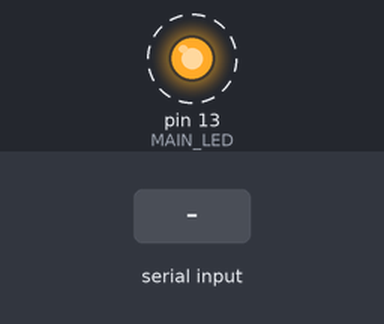
Bench run of a sketch on a simulated Arduino Uno, built with avr-gcc and run on an emulated ATmega328P. Parts: output pins drawn as LEDs (lit = HIGH). Wiring (inferred from the names in the program): DS1307 clock at I2C address 0x68. Dashed ring = blinking. The inputs (shaded band) are chosen by the test bench. The local clock reads 2024-03-15 10:24:30 at power-on unless the sketch sets it; what the sketch prints to the serial monitor is not drawn.

Above: at 2.2 s.
2.3 s: "String 0\n" received over Serial
Timing chart, 0 to 10.6 s (numbered marks = the images above; inputs shaded):
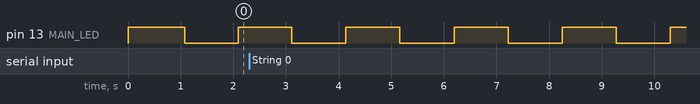

The sketch:

RTC6.ino
```cpp
// RTC control & report using serial monitor

#define CJ_ID "RTC_6b"
#define MONITOR Serial

#include <DS1307RTC.h>    // DS1307 library: returns time as a time_t
#include <Time.h>
#include <Wire.h>         // I2C (SDA/SCL) for RTC communications

time_t t,timeX,timeWhenSet,timeC;

//// RTC non-volatile storage (not covered by time library!)
const int RTC_I2C_ADDR = 0x68;          // RTC I2C bus address, for accessing NV RAM
const byte RAM_ADDR   = 8;              // RTC RAM registers start at address 8
const byte TRIPA_ADDR = RAM_ADDR;       // Trip,ODO,lat,long not used.
const byte TRIPB_ADDR = TRIPA_ADDR + 4; // not used - spacer only
const byte ODO_ADDR   = TRIPB_ADDR + 4; // not used - spacer only
const byte LAT_ADDR   = ODO_ADDR   + 4; // not used - spacer only
const byte LON_ADDR   = LAT_ADDR   + 4; // not used - spacer only
const byte DRIFT_ADDR = LON_ADDR   + 4; // drift characteristic for this RTC in ms/hour (long)
const byte SET_ADDR   = DRIFT_ADDR + 4; // time when RTC was last set to UTC (time_t:long)

long longX, longY;                      // for temporary values
long drift_factor, drift;               // factor in ms/hour, drift in seconds

prog_char menu_0[]  PROGMEM = "COMMAND MENU:";   // "String 0" etc are strings to store - change to suit.
prog_char menu_1[]  PROGMEM = "      R: Reset RTC time";
prog_char menu_2[]  PROGMEM = "      S: Set RTC time";
prog_char menu_3[]  PROGMEM = "      +: drift factor +1";
prog_char menu_4[]  PROGMEM = "      -: drift factor -1";
prog_char menu_5[]  PROGMEM = "      W: Write drift_factor to NVRAM";
prog_char menu_6[]  PROGMEM = "      N: Report values in NVRAM";

prog_char str_0[]  PROGMEM = "--------- --------- --------- --------- ---------";
prog_char str_1[]  PROGMEM = "n/a";
prog_char str_2[]  PROGMEM = "n/a";
prog_char str_3[]  PROGMEM = "n/a";
prog_char str_4[]  PROGMEM = "n/a";
prog_char str_5[]  PROGMEM = "Status: timeNotSet";
prog_char str_6[]  PROGMEM = "Status: timeNeedsSync";
prog_char str_7[]  PROGMEM = "n/a";
prog_char str_8[]  PROGMEM = "**** Setting the time to: ";
prog_char str_9[]  PROGMEM = "**** Adjusting drift_factor by ";

PROGMEM const char *menu_table[]={menu_0,menu_1,menu_2,menu_3,menu_4,menu_5,menu_6};
PROGMEM const char *str_table[] ={str_0,str_1,str_2,str_3,str_4,str_5,str_6,str_7,str_8,str_9};

char buffer[50];    // for the largest string plus NULL terminator

const int MAIN_LED = 13;

void setup(){
  MONITOR.begin(38400);
  pinMode(MAIN_LED, OUTPUT);
  digitalWrite(MAIN_LED,HIGH);
  printText(0,true);        // "--------- --------- --------- ---------"
  MONITOR.println(CJ_ID);
  setSyncProvider(RTC.get); // set RTC as master time source
  RTC_report_NVRAM();       // print values held in RTC NVRAM
  printText(0,true);        // "--------- --------- --------- ---------"
  printMenu(0,6);           // "COMMAND MENU ....
  printText(0,true);        // "--------- --------- --------- ---------"
  delay(1000);
  }

void loop() {
  digitalWrite(MAIN_LED,!digitalRead(MAIN_LED));
  processSerialCommands();
  timeX = now();                     // get Arduino time (based on RTC)
  if (timeStatus()==timeNotSet)    printText(5,true); // "Status: timeNotSet"
  if (timeStatus()==timeNeedsSync) printText(6,true); // "Status: timeNeedsSync"
  ReportTime(timeX,true,false);      // true,true = weekday/month as text, corrected time
  timeC = ComputeCorrectedTime(timeX);
  ReportTime(timeC,true,true);       // report corrected time
  delay(1000);
  printText(0,true);                 // "--------- --------- --------- ---------"
  }

// *******************************************************


void printMenu(int first, int last) {
  for (int i = first; i < last+1; i++) {
    strcpy_P(buffer, (char*)pgm_read_word(&(menu_table[i]))); // Necessary casts and dereferencing, just copy.
    MONITOR.println(buffer);}  }

void processSerialCommands() {
  if( MONITOR.available() > 0) {
    char readChar = MONITOR.read();
    switch(readChar){
      case 'R': RTC_ResetTime();    break;
      case 'S': RTC_SetTime();      break;
      case '+': RTC_AdjustDrift(1);  break; // add 1 to drift_factor
      case '-': RTC_AdjustDrift(-1); break; // subtract 1 sec from drift_factor
      case 'W':                             // write drift_factor to NVRAM
        drift_factor = -250;                // RTC drift factor (ms/hr)
        MONITOR.print("Write: "); MONITOR.println(drift_factor);
        RTC_WriteLong(DRIFT_ADDR, drift_factor);
        break;
      case 'N':RTC_report_NVRAM(); break;
      default:  MONITOR.println("**** unrecognised command");}
    }
  }

void printText(int index, boolean linewrap) {
    strcpy_P(buffer, (char*)pgm_read_word(&(str_table[index]))); // Necessary casts and dereferencing, just copy.
    if (linewrap) MONITOR.println(buffer); else MONITOR.print(buffer);
  }

void ReportTime(time_t t, boolean textreport, boolean reportCorrected){
  // textreport adds weekday and month as text
  if (reportCorrected) MONITOR.print("timeC: ");
  else                 MONITOR.print("timeX: ");
  MONITOR.print(timeX); MONITOR.print(" = ");
  if (textreport) {MONITOR.print(dayShortStr( weekday() ) ); MONITOR.print(" ");}
  printWithLeadingZero(hour(t)  ); MONITOR.print(":");
  printWithLeadingZero(minute(t)); MONITOR.print(":");
  printWithLeadingZero(second(t)); MONITOR.print(" ");
  printWithLeadingZero(day(t));
  if (textreport) {
    MONITOR.print(monthShortStr(month()));
    byte RTCshortyear = year(t) - 2000;
    MONITOR.print(RTCshortyear);}
  else {
    MONITOR.print("/");
    printWithLeadingZero(month(t));  MONITOR.print("/");
    printWithLeadingZero(year(t)); }
  if (reportCorrected) {MONITOR.print(" [+"); MONITOR.print(-drift); MONITOR.println(" secs]");}
  else MONITOR.println();
  }

time_t ComputeCorrectedTime(time_t t){
  // use 10^7 factor to avoid maths failure
  longY = (t - timeWhenSet)*(drift_factor*100/36); // (drift_factor*10000000/3600/1000)
  drift = longY/10000000;
  t = t - drift;
  return t;
  }

void RTC_ResetTime() {
  t = now();
  timeC = ComputeCorrectedTime(t);
  printText(8,false); MONITOR.println(timeC); // "**** Setting the time to: "
  setTime(timeC);                             // set the Arduino to corrected time
  RTC.set(timeC);                             // set the RTC to corrected time
  timeWhenSet = timeC;
  RTC_WriteLong(SET_ADDR, timeWhenSet);       // keep set time in NVRAM
  drift = 0;                                  // reset drift
  }

void RTC_SetTime() {
  //setTime(8,0,0,20,1,2012);                 // set the Arduino time to 8:00:00 20/Jan/12
  setTime(11,32,50,11,2,2012);
  timeWhenSet = now();                      // copy the Arduino time
  RTC.set(timeWhenSet);                     // set the RTC to match
  RTC_WriteLong(SET_ADDR, timeWhenSet);     // keep set time in NVRAM
  MONITOR.print("Time set to: "); MONITOR.println(timeWhenSet);
  }

void RTC_AdjustDrift(int delta){
  printText(9,false);                             // "**** Adjusting drift_factor by "
  MONITOR.println(delta);
  MONITOR.print("Drift was "); MONITOR.print(drift_factor);
  //adjustTime(delta);
  drift_factor = drift_factor - delta; // +/- 1 sec
  RTC_WriteLong(DRIFT_ADDR, drift_factor);
  MONITOR.print(" now "); MONITOR.println(drift_factor);
  }

  // Read a 4-byte float value from the RTC RAM registers
float RTC_ReadFloat(int valAddr) {
  float value;
  byte  *byteArray = (byte *) &value;
  Wire.beginTransmission( RTC_I2C_ADDR );  // Set the register pointer
  Wire.write( valAddr );
  Wire.endTransmission( );
  // Read 4 bytes of float value
  Wire.requestFrom( RTC_I2C_ADDR, 4 );
  byteArray[3] = Wire.read( );
  byteArray[2] = Wire.read( );
  byteArray[1] = Wire.read( );
  byteArray[0] = Wire.read( );
  return value;}

// Write a 4-byte float value to the RTC RAM registers
void RTC_WriteFloat(int valAddr, float value){
  if(valAddr > 7 && valAddr < 61 ) { // Don't let writes go to the RTC registers 0 - 7
    Wire.beginTransmission( RTC_I2C_ADDR );
    Wire.write(valAddr);
    // Write high word (high byte/low byte), low word (high byte/low byte)
    byte  *byteArray;
    byteArray = (byte *) &value;
    Wire.write(byteArray[3] );
    Wire.write(byteArray[2] );
    Wire.write(byteArray[1] );
    Wire.write(byteArray[0] );
    Wire.endTransmission( );} }

// Read a 4-byte long value from the RTC RAM registers
long RTC_ReadLong (int valAddr) {
  long value;
  byte  *byteArray = (byte *) &value;
  Wire.beginTransmission(RTC_I2C_ADDR);  // Set the register pointer
  Wire.write(valAddr);
  Wire.endTransmission( );
  // Read 4 bytes of float value
  Wire.requestFrom(RTC_I2C_ADDR,4);
  byteArray[3] = Wire.read();
  byteArray[2] = Wire.read();
  byteArray[1] = Wire.read();
  byteArray[0] = Wire.read();
  return value;}

// Write a 4-byte long value to the RTC RAM registers
void RTC_WriteLong(int valAddr, long value){
  if(valAddr > 7 && valAddr < 61 ) { // Don't let writes go to the RTC registers 0 - 7
    Wire.beginTransmission(RTC_I2C_ADDR);
    Wire.write(valAddr);
    // Write high word (high byte/low byte), low word (high byte/low byte)
    byte  *byteArray = (byte *) &value;
    //byteArray = (byte *) &value;
    Wire.write(byteArray[3] );
    Wire.write(byteArray[2] );
    Wire.write(byteArray[1] );
    Wire.write(byteArray[0] );
    Wire.endTransmission( );} }

void RTC_report_NVRAM(){
        drift_factor    = RTC_ReadLong(DRIFT_ADDR); // RTC drift ms/hour
        timeWhenSet = RTC_ReadLong(SET_ADDR);   // time when RTC last set to UTC
        //f_ODO  = RTC_ReadFloat(ODO_ADDR); // Odometer
        //valODO = f_ODO;
        MONITOR.print("NVRAM: "); MONITOR.print(drift_factor);
              MONITOR.print("/"); MONITOR.print(timeWhenSet);
            //MONITOR.print("/"); MONITOR.print(valODO);
              MONITOR.println();
  }

void printWithLeadingZero(int digits){
  if(digits < 10) MONITOR.print('0'); MONITOR.print(digits);}
```

Measured:
- by itself, pin 13 (MAIN_LED): alternates HIGH for 1.0 s and LOW for 1.0 s
